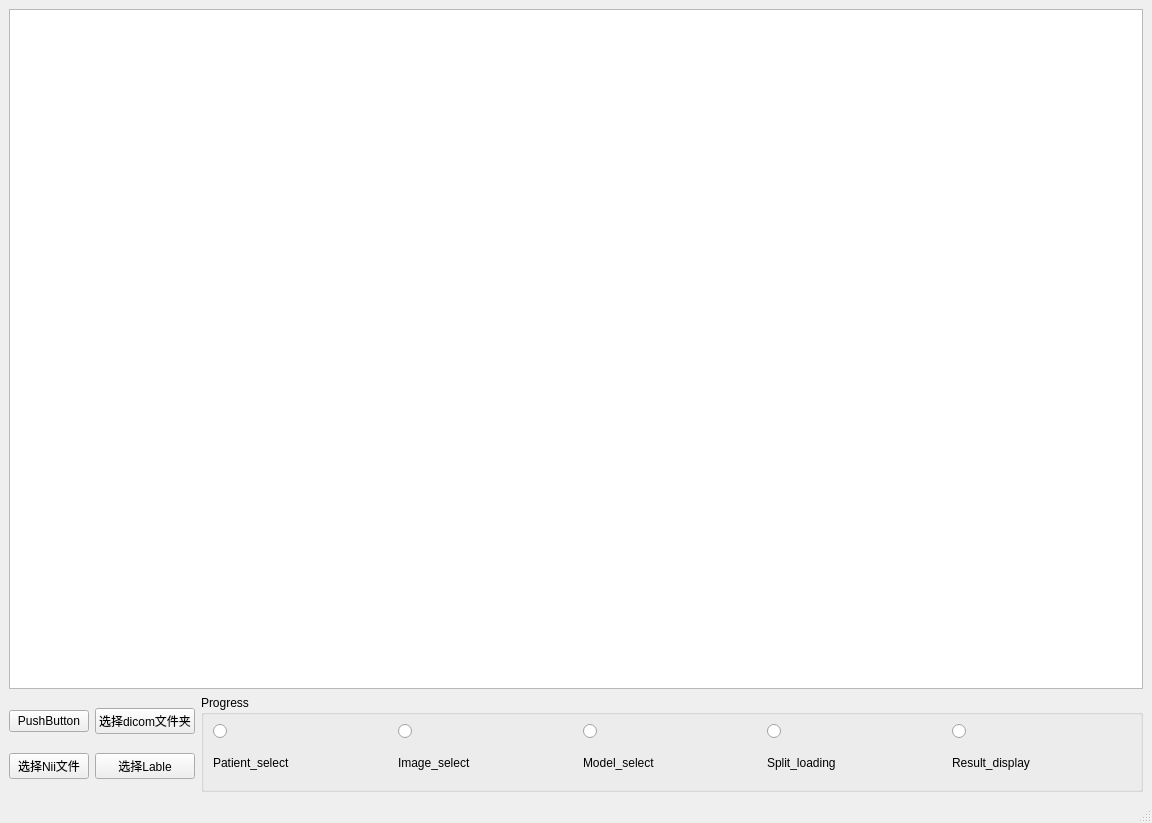
<?xml version="1.0" encoding="UTF-8"?>
<ui version="4.0">
 <class>MainWindow</class>
 <widget class="QMainWindow" name="MainWindow">
  <property name="geometry">
   <rect>
    <x>0</x>
    <y>0</y>
    <width>1152</width>
    <height>823</height>
   </rect>
  </property>
  <property name="windowTitle">
   <string>MainWindow</string>
  </property>
  <widget class="QWidget" name="centralwidget">
   <layout class="QHBoxLayout" name="horizontalLayout_4">
    <item>
     <layout class="QVBoxLayout" name="verticalLayout" stretch="7,1">
      <item>
       <layout class="QHBoxLayout" name="horizontalLayout" stretch="0">
        <property name="spacing">
         <number>4</number>
        </property>
        <item>
         <widget class="QTextEdit" name="textEdit"/>
        </item>
       </layout>
      </item>
      <item>
       <layout class="QHBoxLayout" name="horizontalLayout_3" stretch="1,9">
        <item>
         <layout class="QGridLayout" name="gridLayout">
          <item row="0" column="0">
           <widget class="QPushButton" name="pushButton">
            <property name="text">
             <string>PushButton</string>
            </property>
           </widget>
          </item>
          <item row="0" column="1">
           <widget class="QPushButton" name="DicomDir">
            <property name="text">
             <string>选择dicom文件夹</string>
            </property>
           </widget>
          </item>
          <item row="1" column="0">
           <widget class="QPushButton" name="selectNii">
            <property name="text">
             <string>选择Nii文件</string>
            </property>
           </widget>
          </item>
          <item row="1" column="1">
           <widget class="QPushButton" name="niiFile">
            <property name="text">
             <string>选择Lable</string>
            </property>
           </widget>
          </item>
         </layout>
        </item>
        <item>
         <widget class="QGroupBox" name="groupBox_2">
          <property name="title">
           <string>Progress</string>
          </property>
          <layout class="QVBoxLayout" name="verticalLayout_2">
           <item>
            <layout class="QGridLayout" name="gridLayout_2">
             <item row="0" column="0" colspan="5">
              <layout class="QHBoxLayout" name="horizontalLayout_2" stretch="1,1,1,1,1">
               <item>
                <widget class="QRadioButton" name="progress_1">
                 <property name="text">
                  <string/>
                 </property>
                 <property name="autoExclusive">
                  <bool>false</bool>
                 </property>
                </widget>
               </item>
               <item>
                <widget class="QRadioButton" name="progress_2">
                 <property name="text">
                  <string/>
                 </property>
                 <property name="autoExclusive">
                  <bool>false</bool>
                 </property>
                </widget>
               </item>
               <item>
                <widget class="QRadioButton" name="progress_3">
                 <property name="text">
                  <string/>
                 </property>
                 <property name="autoExclusive">
                  <bool>false</bool>
                 </property>
                </widget>
               </item>
               <item>
                <widget class="QRadioButton" name="progress_4">
                 <property name="text">
                  <string/>
                 </property>
                 <property name="autoExclusive">
                  <bool>false</bool>
                 </property>
                </widget>
               </item>
               <item>
                <widget class="QRadioButton" name="progress_5">
                 <property name="text">
                  <string/>
                 </property>
                 <property name="autoExclusive">
                  <bool>false</bool>
                 </property>
                </widget>
               </item>
              </layout>
             </item>
             <item row="1" column="0">
              <widget class="QLabel" name="label_7">
               <property name="text">
                <string>Patient_select</string>
               </property>
              </widget>
             </item>
             <item row="1" column="1">
              <widget class="QLabel" name="label_6">
               <property name="text">
                <string>Image_select</string>
               </property>
              </widget>
             </item>
             <item row="1" column="2">
              <widget class="QLabel" name="label_9">
               <property name="text">
                <string>Model_select</string>
               </property>
              </widget>
             </item>
             <item row="1" column="3">
              <widget class="QLabel" name="label_8">
               <property name="text">
                <string>Split_loading</string>
               </property>
              </widget>
             </item>
             <item row="1" column="4">
              <widget class="QLabel" name="label_5">
               <property name="text">
                <string>Result_display</string>
               </property>
              </widget>
             </item>
            </layout>
           </item>
          </layout>
         </widget>
        </item>
       </layout>
      </item>
     </layout>
    </item>
   </layout>
  </widget>
  <widget class="QMenuBar" name="menubar">
   <property name="geometry">
    <rect>
     <x>0</x>
     <y>0</y>
     <width>1152</width>
     <height>26</height>
    </rect>
   </property>
  </widget>
  <widget class="QStatusBar" name="statusbar"/>
 </widget>
 <resources/>
 <connections/>
</ui>
